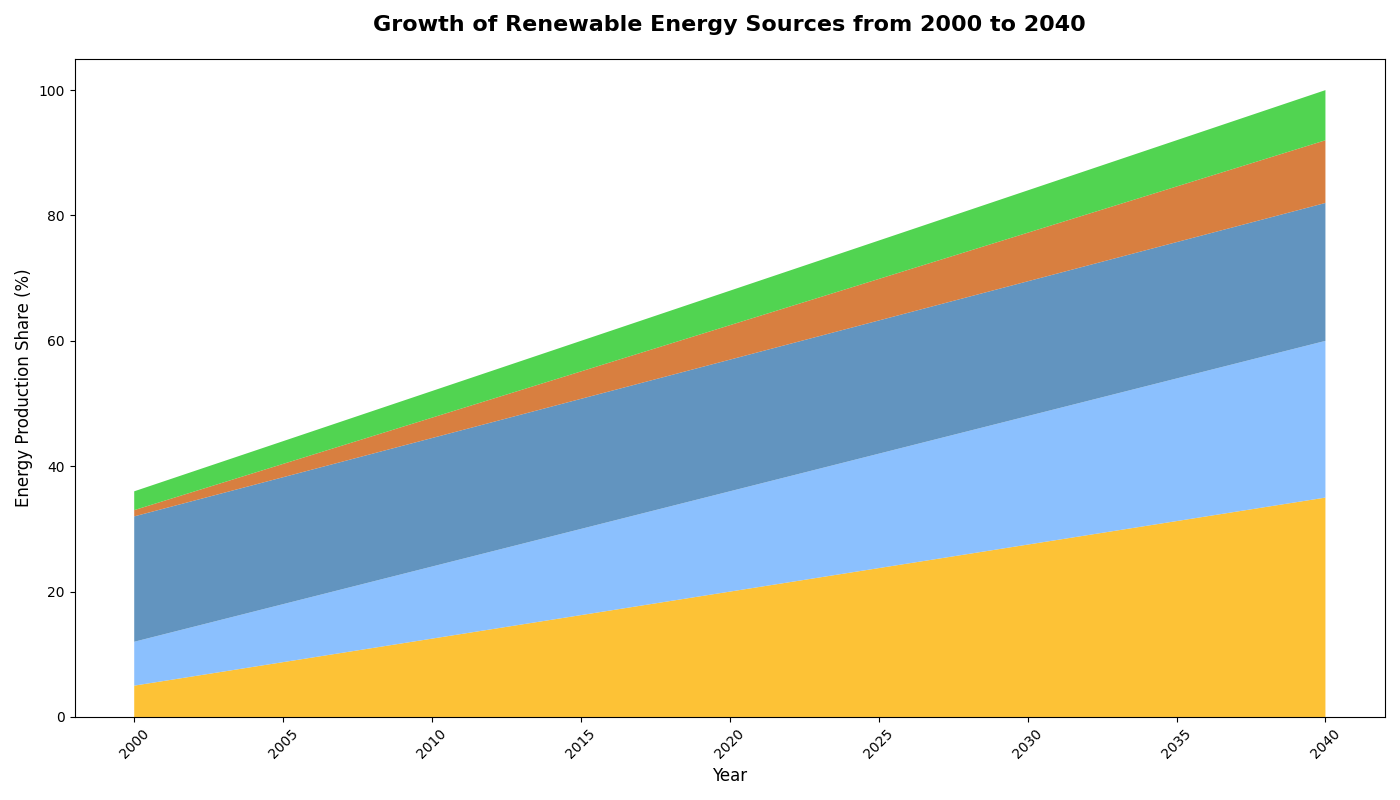

Source code (Python):
import matplotlib.pyplot as plt
import numpy as np

# Define the years from 2000 to 2040
years = np.arange(2000, 2041)

# Hypothetical data for different renewable energy sources over the years
solar_power = np.linspace(5, 35, len(years))
wind_power = np.linspace(7, 25, len(years))
hydropower = np.linspace(20, 22, len(years))  # Stable, minor growth
geothermal_power = np.linspace(1, 10, len(years))
biomass_power = np.linspace(3, 8, len(years))

# Combine the data into a list for stacking
renewable_sources = np.array([solar_power, wind_power, hydropower, geothermal_power, biomass_power])

# Create a figure and axis for the plot
fig, ax = plt.subplots(figsize=(14, 8))

# Plot the stacked area chart
ax.stackplot(years, renewable_sources, colors=['#FDB813', '#77B5FE', '#4682B4', '#D2691E', '#32CD32'], alpha=0.85)

# Set title and labels for the consumption plot
ax.set_title("Growth of Renewable Energy Sources from 2000 to 2040", fontsize=16, fontweight='bold', pad=20)
ax.set_xlabel('Year', fontsize=12)
ax.set_ylabel('Energy Production Share (%)', fontsize=12, color='black')

# Customize x-axis tick labels to avoid overlap
plt.xticks(rotation=45)

# Automatically adjust layout to prevent overlap
plt.tight_layout()

# Show the plot
plt.show()
